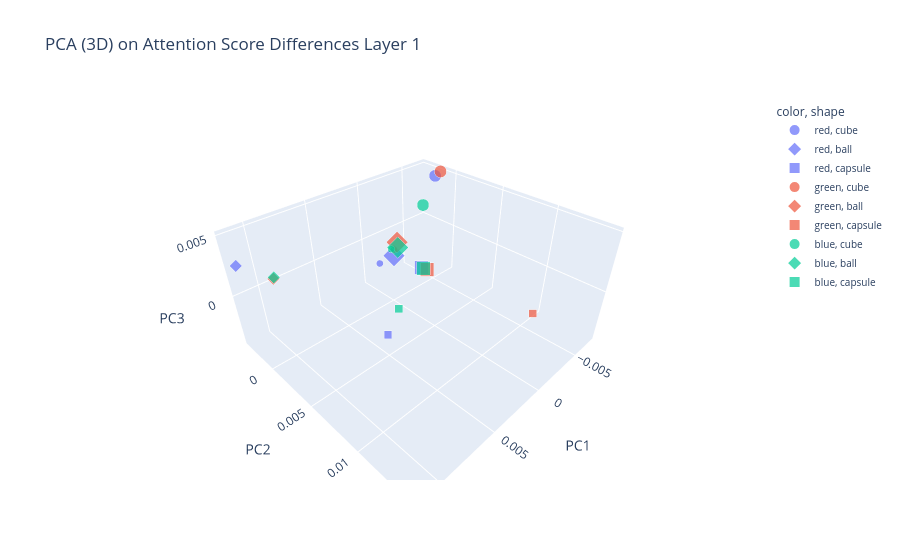
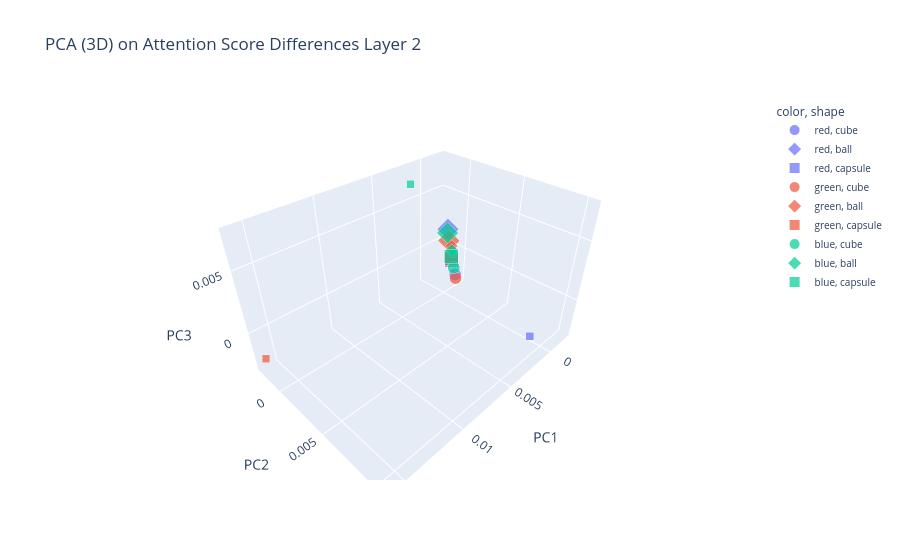
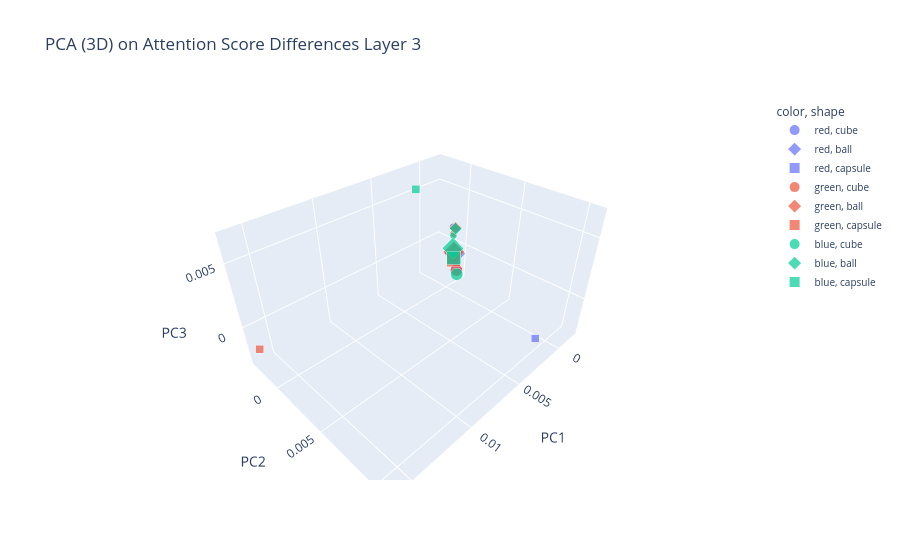
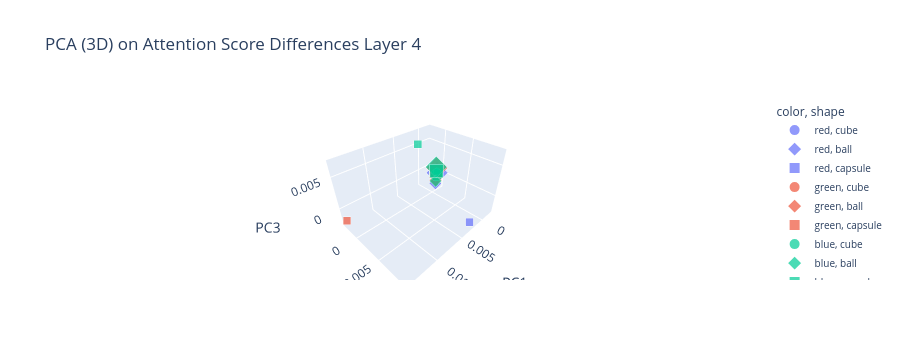

Write notebook code for charts like these, in order.
### Code cell
from sklearn.decomposition import PCA
import numpy as np
import pandas as pd
import plotly.express as px

for layer_id in range(8):
    X, labels = [], []
    for i in range(len(classes)):
        X.append(all_split_lists[i][layer_id])  
        labels.append(classes[i])
    
    X = np.array(X)
    print(X.shape)
    
    # run PCA
    pca = PCA(n_components=3)
    X_pca = pca.fit_transform(X)
    
    # build dataframe for Plotly
    df = pd.DataFrame(X_pca, columns=["PC1", "PC2", "PC3"])
    df["label"] = labels
    df[["shape", "size", "color"]] = df["label"].str.split(", ", expand=True)
    
    # convert size to numeric
    df["size_val"] = df["size"].map({"small": 10, "large": 30})
    
    # interactive 3D scatter
    fig = px.scatter_3d(
        df,
        x="PC1", y="PC2", z="PC3",
        color="color",
        symbol="shape",
        size="size_val",
        title=f"PCA (3D) on Attention Score Differences Layer {layer_id+1}",
    )
    
    # tweak legend layout
    fig.update_layout(
        legend=dict(
            itemsizing="constant",
            font=dict(size=10)
        ),
        scene=dict(
            xaxis_title="PC1",
            yaxis_title="PC2",
            zaxis_title="PC3"
        )
    )
    
    fig.show()
    
    # save as HTML for interactive viewing later if you want
    if layer_id in [4]:
        fig.write_html(f"./pca_diffs_layer_{layer_id+1}_3d.html")

### Figure 1 — Plotly figure (JSON) as saved in the notebook; plotly's stock layout.template omitted (floating-point values rounded to 4 significant figures)
{"data": [{"hovertemplate": "color=red<br>shape=cube<br>PC1=%{x}<br>PC2=%{y}<br>PC3=%{z}<br>size_val=%{marker.size}<extra></extra>", "legendgroup": "red, cube", "marker": {"color": "#636efa", "size": [10, 30], "sizemode": "area", "sizeref": 0.075, "symbol": "circle"}, "mode": "markers", "name": "red, cube", "scene": "scene", "showlegend": true, "type": "scatter3d", "x": [0.0002948, -0.0064], "y": [-0.001291, -0.001274], "z": [-0.00118, 0.004816]}, {"hovertemplate": "color=red<br>shape=ball<br>PC1=%{x}<br>PC2=%{y}<br>PC3=%{z}<br>size_val=%{marker.size}<extra></extra>", "legendgroup": "red, ball", "marker": {"color": "#636efa", "size": [10, 30], "sizemode": "area", "sizeref": 0.075, "symbol": "diamond"}, "mode": "markers", "name": "red, ball", "scene": "scene", "showlegend": true, "type": "scatter3d", "x": [0.01145, -0.001131], "y": [-0.003399, -0.001063], "z": [0.002609, -0.000893]}, {"hovertemplate": "color=red<br>shape=capsule<br>PC1=%{x}<br>PC2=%{y}<br>PC3=%{z}<br>size_val=%{marker.size}<extra></extra>", "legendgroup": "red, capsule", "marker": {"color": "#636efa", "size": [10, 30], "sizemode": "area", "sizeref": 0.075, "symbol": "square"}, "mode": "markers", "name": "red, capsule", "scene": "scene", "showlegend": true, "type": "scatter3d", "x": [0.003703, -0.004116], "y": [0.0034, -0.0006692], "z": [-0.00428, -0.003279]}, {"hovertemplate": "color=green<br>shape=cube<br>PC1=%{x}<br>PC2=%{y}<br>PC3=%{z}<br>size_val=%{marker.size}<extra></extra>", "legendgroup": "green, cube", "marker": {"color": "#EF553B", "size": [10, 30], "sizemode": "area", "sizeref": 0.075, "symbol": "circle"}, "mode": "markers", "name": "green, cube", "scene": "scene", "showlegend": true, "type": "scatter3d", "x": [-0.001303, -0.007125], "y": [-0.001203, -0.00132], "z": [-0.0004353, 0.005005]}, {"hovertemplate": "color=green<br>shape=ball<br>PC1=%{x}<br>PC2=%{y}<br>PC3=%{z}<br>size_val=%{marker.size}<extra></extra>", "legendgroup": "green, ball", "marker": {"color": "#EF553B", "size": [10, 30], "sizemode": "area", "sizeref": 0.075, "symbol": "diamond"}, "mode": "markers", "name": "green, ball", "scene": "scene", "showlegend": true, "type": "scatter3d", "x": [0.00937, -0.002182], "y": [-0.002517, -0.001781], "z": [0.0009636, -0.0002716]}, {"hovertemplate": "color=green<br>shape=capsule<br>PC1=%{x}<br>PC2=%{y}<br>PC3=%{z}<br>size_val=%{marker.size}<extra></extra>", "legendgroup": "green, capsule", "marker": {"color": "#EF553B", "size": [10, 30], "sizemode": "area", "sizeref": 0.075, "symbol": "square"}, "mode": "markers", "name": "green, capsule", "scene": "scene", "showlegend": true, "type": "scatter3d", "x": [0.001709, -0.004642], "y": [0.01444, -0.0004353], "z": [0.002902, -0.00364]}, {"hovertemplate": "color=blue<br>shape=cube<br>PC1=%{x}<br>PC2=%{y}<br>PC3=%{z}<br>size_val=%{marker.size}<extra></extra>", "legendgroup": "blue, cube", "marker": {"color": "#00cc96", "size": [10, 30], "sizemode": "area", "sizeref": 0.075, "symbol": "circle"}, "mode": "markers", "name": "blue, cube", "scene": "scene", "showlegend": true, "type": "scatter3d", "x": [-0.001017, -0.004684], "y": [-0.001238, -0.001037], "z": [-0.0002912, 0.002714]}, {"hovertemplate": "color=blue<br>shape=ball<br>PC1=%{x}<br>PC2=%{y}<br>PC3=%{z}<br>size_val=%{marker.size}<extra></extra>", "legendgroup": "blue, ball", "marker": {"color": "#00cc96", "size": [10, 30], "sizemode": "area", "sizeref": 0.075, "symbol": "diamond"}, "mode": "markers", "name": "blue, ball", "scene": "scene", "showlegend": true, "type": "scatter3d", "x": [0.009307, -0.00179], "y": [-0.002558, -0.001298], "z": [0.001037, -0.0004505]}, {"hovertemplate": "color=blue<br>shape=capsule<br>PC1=%{x}<br>PC2=%{y}<br>PC3=%{z}<br>size_val=%{marker.size}<extra></extra>", "legendgroup": "blue, capsule", "marker": {"color": "#00cc96", "size": [10, 30], "sizemode": "area", "sizeref": 0.075, "symbol": "square"}, "mode": "markers", "name": "blue, capsule", "scene": "scene", "showlegend": true, "type": "scatter3d", "x": [0.002732, -0.00418], "y": [0.003703, -0.0004555], "z": [-0.002033, -0.003293]}], "layout": {"autosize": true, "legend": {"font": {"size": 10}, "itemsizing": "constant", "title": {"text": "color, shape"}, "tracegroupgap": 0}, "scene": {"aspectmode": "auto", "aspectratio": {"x": 1.277, "y": 1.226, "z": 0.6384}, "domain": {"x": [0, 1], "y": [0, 1]}, "xaxis": {"title": {"text": "PC1"}, "type": "linear"}, "yaxis": {"title": {"text": "PC2"}, "type": "linear"}, "zaxis": {"title": {"text": "PC3"}, "type": "linear"}}, "title": {"text": "PCA (3D) on Attention Score Differences Layer 1"}}}

### Figure 2 — Plotly figure (JSON) as saved in the notebook; plotly's stock layout.template omitted (floating-point values rounded to 4 significant figures)
{"data": [{"hovertemplate": "color=red<br>shape=cube<br>PC1=%{x}<br>PC2=%{y}<br>PC3=%{z}<br>size_val=%{marker.size}<extra></extra>", "legendgroup": "red, cube", "marker": {"color": "#636efa", "size": [10, 30], "sizemode": "area", "sizeref": 0.075, "symbol": "circle"}, "mode": "markers", "name": "red, cube", "scene": "scene", "showlegend": true, "type": "scatter3d", "x": [-0.001364, -0.001977], "y": [-0.0002629, -0.0004386], "z": [-0.0001434, -0.002659]}, {"hovertemplate": "color=red<br>shape=ball<br>PC1=%{x}<br>PC2=%{y}<br>PC3=%{z}<br>size_val=%{marker.size}<extra></extra>", "legendgroup": "red, ball", "marker": {"color": "#636efa", "size": [10, 30], "sizemode": "area", "sizeref": 0.075, "symbol": "diamond"}, "mode": "markers", "name": "red, ball", "scene": "scene", "showlegend": true, "type": "scatter3d", "x": [-0.00139, -0.001068], "y": [-0.0004372, -0.0007302], "z": [0.0001562, 0.002179]}, {"hovertemplate": "color=red<br>shape=capsule<br>PC1=%{x}<br>PC2=%{y}<br>PC3=%{z}<br>size_val=%{marker.size}<extra></extra>", "legendgroup": "red, capsule", "marker": {"color": "#636efa", "size": [10, 30], "sizemode": "area", "sizeref": 0.075, "symbol": "square"}, "mode": "markers", "name": "red, capsule", "scene": "scene", "showlegend": true, "type": "scatter3d", "x": [0.002801, -0.001596], "y": [0.01048, -0.0006084], "z": [-0.0004086, -0.001043]}, {"hovertemplate": "color=green<br>shape=cube<br>PC1=%{x}<br>PC2=%{y}<br>PC3=%{z}<br>size_val=%{marker.size}<extra></extra>", "legendgroup": "green, cube", "marker": {"color": "#EF553B", "size": [10, 30], "sizemode": "area", "sizeref": 0.075, "symbol": "circle"}, "mode": "markers", "name": "green, cube", "scene": "scene", "showlegend": true, "type": "scatter3d", "x": [-0.00139, -0.002098], "y": [-0.0002812, -0.0004635], "z": [-0.0001588, -0.003109]}, {"hovertemplate": "color=green<br>shape=ball<br>PC1=%{x}<br>PC2=%{y}<br>PC3=%{z}<br>size_val=%{marker.size}<extra></extra>", "legendgroup": "green, ball", "marker": {"color": "#EF553B", "size": [10, 30], "sizemode": "area", "sizeref": 0.075, "symbol": "diamond"}, "mode": "markers", "name": "green, ball", "scene": "scene", "showlegend": true, "type": "scatter3d", "x": [-0.001301, -0.001305], "y": [-0.0004348, -0.0007863], "z": [0.0005984, 0.0009714]}, {"hovertemplate": "color=green<br>shape=capsule<br>PC1=%{x}<br>PC2=%{y}<br>PC3=%{z}<br>size_val=%{marker.size}<extra></extra>", "legendgroup": "green, capsule", "marker": {"color": "#EF553B", "size": [10, 30], "sizemode": "area", "sizeref": 0.075, "symbol": "square"}, "mode": "markers", "name": "green, capsule", "scene": "scene", "showlegend": true, "type": "scatter3d", "x": [0.01589, -0.001546], "y": [-0.002473, -0.000579], "z": [-0.002438, -0.0008248]}, {"hovertemplate": "color=blue<br>shape=cube<br>PC1=%{x}<br>PC2=%{y}<br>PC3=%{z}<br>size_val=%{marker.size}<extra></extra>", "legendgroup": "blue, cube", "marker": {"color": "#00cc96", "size": [10, 30], "sizemode": "area", "sizeref": 0.075, "symbol": "circle"}, "mode": "markers", "name": "blue, cube", "scene": "scene", "showlegend": true, "type": "scatter3d", "x": [-0.001371, -0.001753], "y": [-0.000301, -0.0004467], "z": [-0.0001758, -0.001819]}, {"hovertemplate": "color=blue<br>shape=ball<br>PC1=%{x}<br>PC2=%{y}<br>PC3=%{z}<br>size_val=%{marker.size}<extra></extra>", "legendgroup": "blue, ball", "marker": {"color": "#00cc96", "size": [10, 30], "sizemode": "area", "sizeref": 0.075, "symbol": "diamond"}, "mode": "markers", "name": "blue, ball", "scene": "scene", "showlegend": true, "type": "scatter3d", "x": [-0.001387, -0.001144], "y": [-0.0004534, -0.000812], "z": [0.0001437, 0.001778]}, {"hovertemplate": "color=blue<br>shape=capsule<br>PC1=%{x}<br>PC2=%{y}<br>PC3=%{z}<br>size_val=%{marker.size}<extra></extra>", "legendgroup": "blue, capsule", "marker": {"color": "#00cc96", "size": [10, 30], "sizemode": "area", "sizeref": 0.075, "symbol": "square"}, "mode": "markers", "name": "blue, capsule", "scene": "scene", "showlegend": true, "type": "scatter3d", "x": [0.003558, -0.001558], "y": [-0.0003465, -0.0006287], "z": [0.007618, -0.0006643]}], "layout": {"autosize": true, "legend": {"font": {"size": 10}, "itemsizing": "constant", "title": {"text": "color, shape"}, "tracegroupgap": 0}, "scene": {"aspectmode": "auto", "aspectratio": {"x": 1.325, "y": 0.9546, "z": 0.7904}, "domain": {"x": [0, 1], "y": [0, 1]}, "xaxis": {"title": {"text": "PC1"}, "type": "linear"}, "yaxis": {"title": {"text": "PC2"}, "type": "linear"}, "zaxis": {"title": {"text": "PC3"}, "type": "linear"}}, "title": {"text": "PCA (3D) on Attention Score Differences Layer 2"}}}

### Figure 3 — Plotly figure (JSON) as saved in the notebook; plotly's stock layout.template omitted (floating-point values rounded to 4 significant figures)
{"data": [{"hovertemplate": "color=red<br>shape=cube<br>PC1=%{x}<br>PC2=%{y}<br>PC3=%{z}<br>size_val=%{marker.size}<extra></extra>", "legendgroup": "red, cube", "marker": {"color": "#636efa", "size": [10, 30], "sizemode": "area", "sizeref": 0.075, "symbol": "circle"}, "mode": "markers", "name": "red, cube", "scene": "scene", "showlegend": true, "type": "scatter3d", "x": [-0.001514, -0.001821], "y": [-0.0008179, -0.0004577], "z": [0.001717, -0.002533]}, {"hovertemplate": "color=red<br>shape=ball<br>PC1=%{x}<br>PC2=%{y}<br>PC3=%{z}<br>size_val=%{marker.size}<extra></extra>", "legendgroup": "red, ball", "marker": {"color": "#636efa", "size": [10, 30], "sizemode": "area", "sizeref": 0.075, "symbol": "diamond"}, "mode": "markers", "name": "red, ball", "scene": "scene", "showlegend": true, "type": "scatter3d", "x": [-0.001366, -0.001541], "y": [-0.0003718, -0.0005221], "z": [0.00177, -0.0007774]}, {"hovertemplate": "color=red<br>shape=capsule<br>PC1=%{x}<br>PC2=%{y}<br>PC3=%{z}<br>size_val=%{marker.size}<extra></extra>", "legendgroup": "red, capsule", "marker": {"color": "#636efa", "size": [10, 30], "sizemode": "area", "sizeref": 0.075, "symbol": "square"}, "mode": "markers", "name": "red, capsule", "scene": "scene", "showlegend": true, "type": "scatter3d", "x": [0.003103, -0.001572], "y": [0.01076, -0.0005764], "z": [-0.0006454, -0.001208]}, {"hovertemplate": "color=green<br>shape=cube<br>PC1=%{x}<br>PC2=%{y}<br>PC3=%{z}<br>size_val=%{marker.size}<extra></extra>", "legendgroup": "green, cube", "marker": {"color": "#EF553B", "size": [10, 30], "sizemode": "area", "sizeref": 0.075, "symbol": "circle"}, "mode": "markers", "name": "green, cube", "scene": "scene", "showlegend": true, "type": "scatter3d", "x": [-0.001424, -0.001657], "y": [-0.0006489, -0.0003126], "z": [0.001158, -0.002441]}, {"hovertemplate": "color=green<br>shape=ball<br>PC1=%{x}<br>PC2=%{y}<br>PC3=%{z}<br>size_val=%{marker.size}<extra></extra>", "legendgroup": "green, ball", "marker": {"color": "#EF553B", "size": [10, 30], "sizemode": "area", "sizeref": 0.075, "symbol": "diamond"}, "mode": "markers", "name": "green, ball", "scene": "scene", "showlegend": true, "type": "scatter3d", "x": [-0.001316, -0.00152], "y": [-0.0003743, -0.0006046], "z": [0.001862, -0.0006328]}, {"hovertemplate": "color=green<br>shape=capsule<br>PC1=%{x}<br>PC2=%{y}<br>PC3=%{z}<br>size_val=%{marker.size}<extra></extra>", "legendgroup": "green, capsule", "marker": {"color": "#EF553B", "size": [10, 30], "sizemode": "area", "sizeref": 0.075, "symbol": "square"}, "mode": "markers", "name": "green, capsule", "scene": "scene", "showlegend": true, "type": "scatter3d", "x": [0.01608, -0.001608], "y": [-0.002811, -0.0006808], "z": [-0.002, -0.001497]}, {"hovertemplate": "color=blue<br>shape=cube<br>PC1=%{x}<br>PC2=%{y}<br>PC3=%{z}<br>size_val=%{marker.size}<extra></extra>", "legendgroup": "blue, cube", "marker": {"color": "#00cc96", "size": [10, 30], "sizemode": "area", "sizeref": 0.075, "symbol": "circle"}, "mode": "markers", "name": "blue, cube", "scene": "scene", "showlegend": true, "type": "scatter3d", "x": [-0.001429, -0.001812], "y": [-0.0006451, -0.0003854], "z": [0.0009899, -0.002974]}, {"hovertemplate": "color=blue<br>shape=ball<br>PC1=%{x}<br>PC2=%{y}<br>PC3=%{z}<br>size_val=%{marker.size}<extra></extra>", "legendgroup": "blue, ball", "marker": {"color": "#00cc96", "size": [10, 30], "sizemode": "area", "sizeref": 0.075, "symbol": "diamond"}, "mode": "markers", "name": "blue, ball", "scene": "scene", "showlegend": true, "type": "scatter3d", "x": [-0.001297, -0.001322], "y": [-0.0003417, -0.0005581], "z": [0.001814, -0.0001808]}, {"hovertemplate": "color=blue<br>shape=capsule<br>PC1=%{x}<br>PC2=%{y}<br>PC3=%{z}<br>size_val=%{marker.size}<extra></extra>", "legendgroup": "blue, capsule", "marker": {"color": "#00cc96", "size": [10, 30], "sizemode": "area", "sizeref": 0.075, "symbol": "square"}, "mode": "markers", "name": "blue, capsule", "scene": "scene", "showlegend": true, "type": "scatter3d", "x": [0.003574, -0.001558], "y": [-4.858e-05, -0.0006067], "z": [0.006817, -0.001239]}], "layout": {"autosize": true, "legend": {"font": {"size": 10}, "itemsizing": "constant", "title": {"text": "color, shape"}, "tracegroupgap": 0}, "scene": {"aspectmode": "auto", "aspectratio": {"x": 1.341, "y": 1.017, "z": 0.7334}, "domain": {"x": [0, 1], "y": [0, 1]}, "xaxis": {"title": {"text": "PC1"}, "type": "linear"}, "yaxis": {"title": {"text": "PC2"}, "type": "linear"}, "zaxis": {"title": {"text": "PC3"}, "type": "linear"}}, "title": {"text": "PCA (3D) on Attention Score Differences Layer 3"}}}

### Figure 4 — Plotly figure (JSON) as saved in the notebook; plotly's stock layout.template omitted (floating-point values rounded to 4 significant figures)
{"data": [{"hovertemplate": "color=red<br>shape=cube<br>PC1=%{x}<br>PC2=%{y}<br>PC3=%{z}<br>size_val=%{marker.size}<extra></extra>", "legendgroup": "red, cube", "marker": {"color": "#636efa", "size": [10, 30], "sizemode": "area", "sizeref": 0.075, "symbol": "circle"}, "mode": "markers", "name": "red, cube", "scene": "scene", "showlegend": true, "type": "scatter3d", "x": [-0.001474, -0.001423], "y": [-0.0002847, -0.0003827], "z": [0.0001073, -0.0003784]}, {"hovertemplate": "color=red<br>shape=ball<br>PC1=%{x}<br>PC2=%{y}<br>PC3=%{z}<br>size_val=%{marker.size}<extra></extra>", "legendgroup": "red, ball", "marker": {"color": "#636efa", "size": [10, 30], "sizemode": "area", "sizeref": 0.075, "symbol": "diamond"}, "mode": "markers", "name": "red, ball", "scene": "scene", "showlegend": true, "type": "scatter3d", "x": [-0.00208, -0.001385], "y": [-0.00118, -0.0003027], "z": [-0.002803, 8.796e-05]}, {"hovertemplate": "color=red<br>shape=capsule<br>PC1=%{x}<br>PC2=%{y}<br>PC3=%{z}<br>size_val=%{marker.size}<extra></extra>", "legendgroup": "red, capsule", "marker": {"color": "#636efa", "size": [10, 30], "sizemode": "area", "sizeref": 0.075, "symbol": "square"}, "mode": "markers", "name": "red, capsule", "scene": "scene", "showlegend": true, "type": "scatter3d", "x": [0.003106, -0.001247], "y": [0.009648, -0.0004205], "z": [-0.001631, 0.0005313]}, {"hovertemplate": "color=green<br>shape=cube<br>PC1=%{x}<br>PC2=%{y}<br>PC3=%{z}<br>size_val=%{marker.size}<extra></extra>", "legendgroup": "green, cube", "marker": {"color": "#EF553B", "size": [10, 30], "sizemode": "area", "sizeref": 0.075, "symbol": "circle"}, "mode": "markers", "name": "green, cube", "scene": "scene", "showlegend": true, "type": "scatter3d", "x": [-0.001272, -0.001476], "y": [-0.0002277, -0.0003857], "z": [0.0004077, -0.0004969]}, {"hovertemplate": "color=green<br>shape=ball<br>PC1=%{x}<br>PC2=%{y}<br>PC3=%{z}<br>size_val=%{marker.size}<extra></extra>", "legendgroup": "green, ball", "marker": {"color": "#EF553B", "size": [10, 30], "sizemode": "area", "sizeref": 0.075, "symbol": "diamond"}, "mode": "markers", "name": "green, ball", "scene": "scene", "showlegend": true, "type": "scatter3d", "x": [-0.00188, -0.0009416], "y": [-0.001021, -9.123e-05], "z": [-0.001991, 0.001307]}, {"hovertemplate": "color=green<br>shape=capsule<br>PC1=%{x}<br>PC2=%{y}<br>PC3=%{z}<br>size_val=%{marker.size}<extra></extra>", "legendgroup": "green, capsule", "marker": {"color": "#EF553B", "size": [10, 30], "sizemode": "area", "sizeref": 0.075, "symbol": "square"}, "mode": "markers", "name": "green, capsule", "scene": "scene", "showlegend": true, "type": "scatter3d", "x": [0.01451, -0.001337], "y": [-0.002942, -0.0004843], "z": [-0.002151, 0.0003166]}, {"hovertemplate": "color=blue<br>shape=cube<br>PC1=%{x}<br>PC2=%{y}<br>PC3=%{z}<br>size_val=%{marker.size}<extra></extra>", "legendgroup": "blue, cube", "marker": {"color": "#00cc96", "size": [10, 30], "sizemode": "area", "sizeref": 0.075, "symbol": "circle"}, "mode": "markers", "name": "blue, cube", "scene": "scene", "showlegend": true, "type": "scatter3d", "x": [-0.001254, -0.00152], "y": [-0.0002243, -0.0005213], "z": [0.0004143, -0.0004929]}, {"hovertemplate": "color=blue<br>shape=ball<br>PC1=%{x}<br>PC2=%{y}<br>PC3=%{z}<br>size_val=%{marker.size}<extra></extra>", "legendgroup": "blue, ball", "marker": {"color": "#00cc96", "size": [10, 30], "sizemode": "area", "sizeref": 0.075, "symbol": "diamond"}, "mode": "markers", "name": "blue, ball", "scene": "scene", "showlegend": true, "type": "scatter3d", "x": [-0.001916, -0.0008224], "y": [-0.001019, -8.906e-05], "z": [-0.002164, 0.001498]}, {"hovertemplate": "color=blue<br>shape=capsule<br>PC1=%{x}<br>PC2=%{y}<br>PC3=%{z}<br>size_val=%{marker.size}<extra></extra>", "legendgroup": "blue, capsule", "marker": {"color": "#00cc96", "size": [10, 30], "sizemode": "area", "sizeref": 0.075, "symbol": "square"}, "mode": "markers", "name": "blue, capsule", "scene": "scene", "showlegend": true, "type": "scatter3d", "x": [0.003721, -0.001314], "y": [0.0003317, -0.0004038], "z": [0.006988, 0.0004502]}], "layout": {"height": 360, "legend": {"font": {"size": 10}, "itemsizing": "constant", "title": {"text": "color, shape"}, "tracegroupgap": 0}, "scene": {"aspectmode": "auto", "aspectratio": {"x": 1.307, "y": 0.9918, "z": 0.7713}, "domain": {"x": [0, 1], "y": [0, 1]}, "xaxis": {"title": {"text": "PC1"}, "type": "linear"}, "yaxis": {"title": {"text": "PC2"}, "type": "linear"}, "zaxis": {"title": {"text": "PC3"}, "type": "linear"}}, "title": {"text": "PCA (3D) on Attention Score Differences Layer 4"}}}
